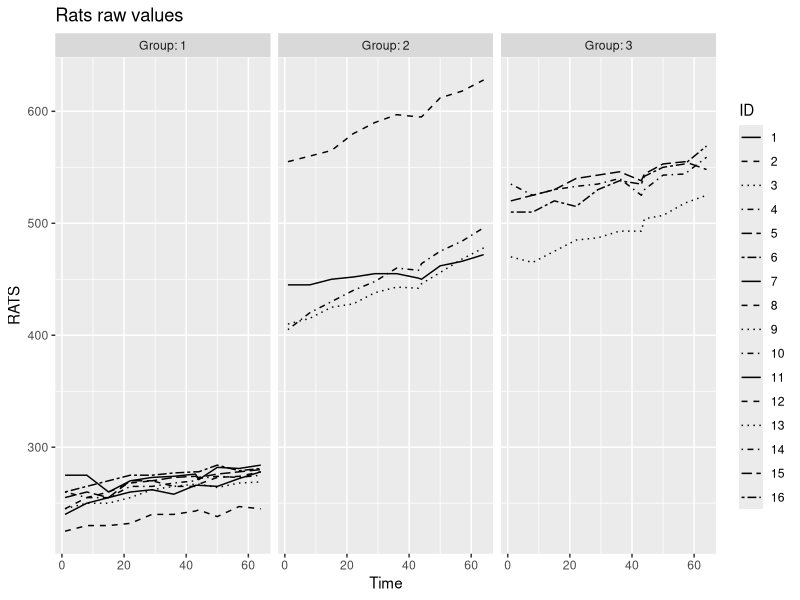
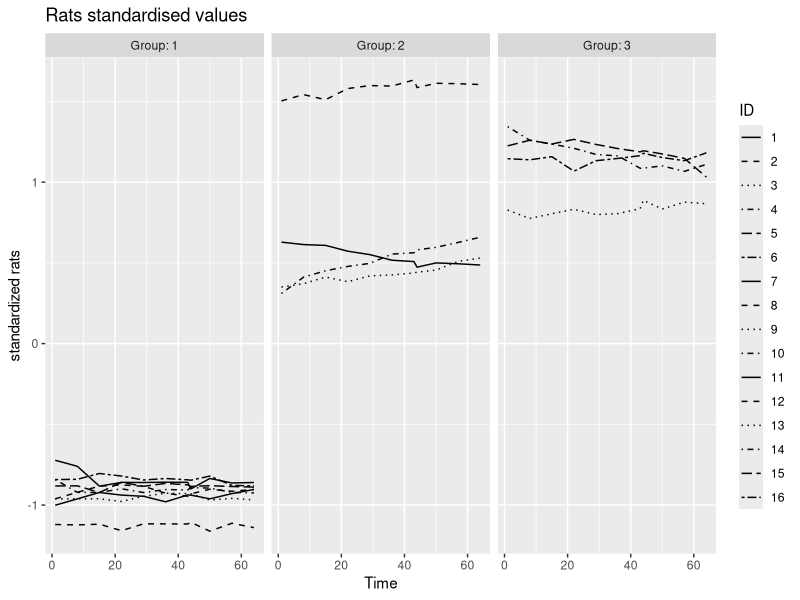
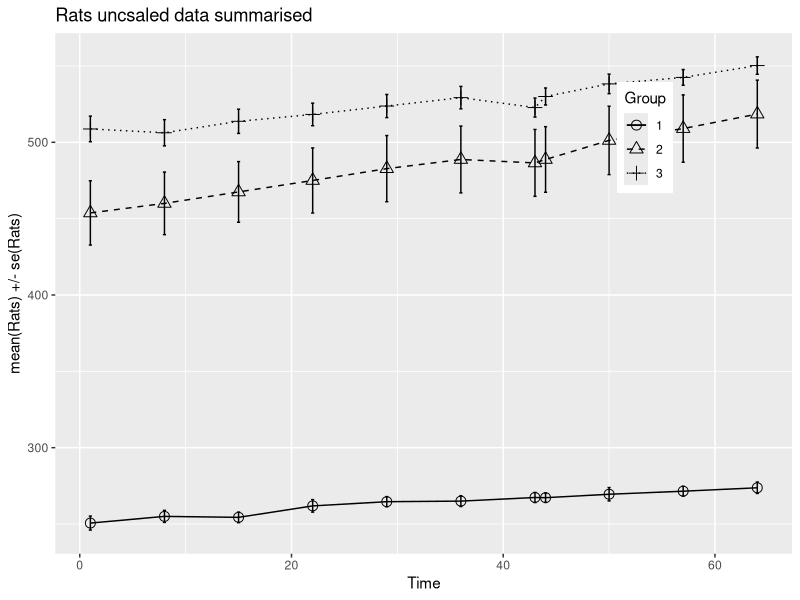
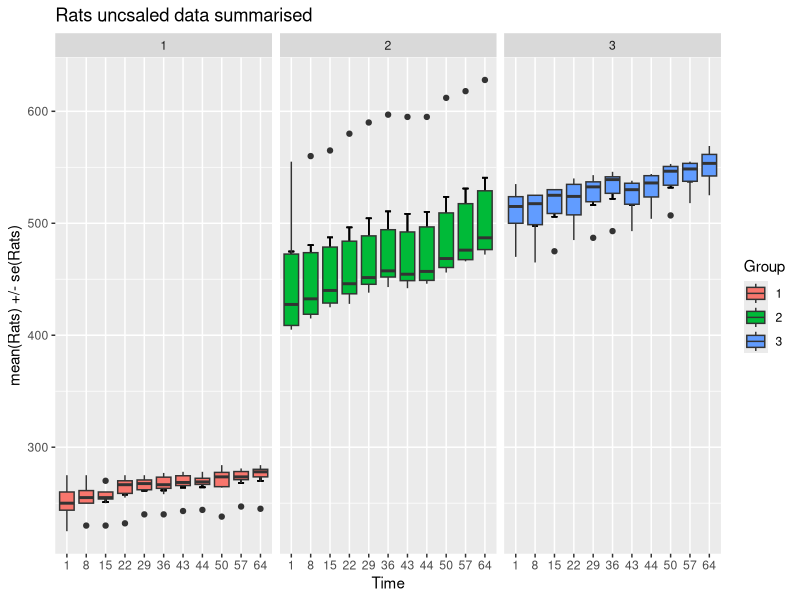
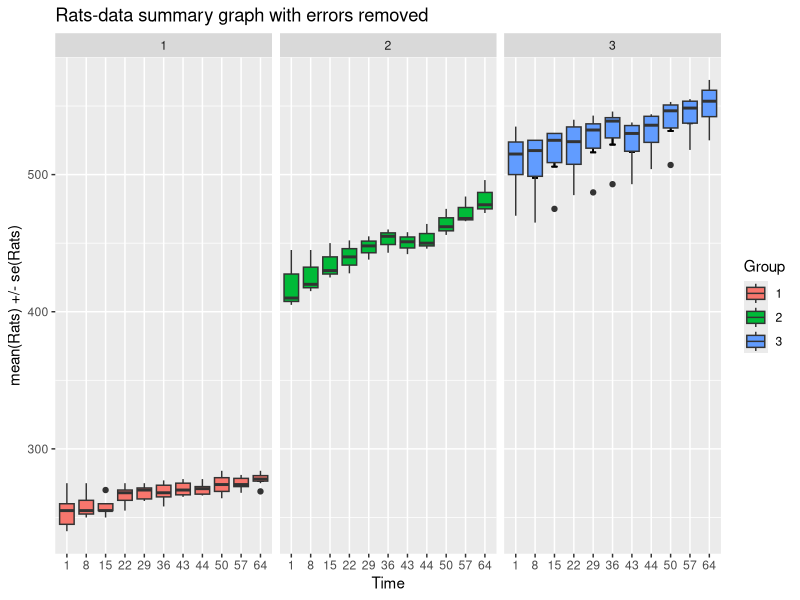
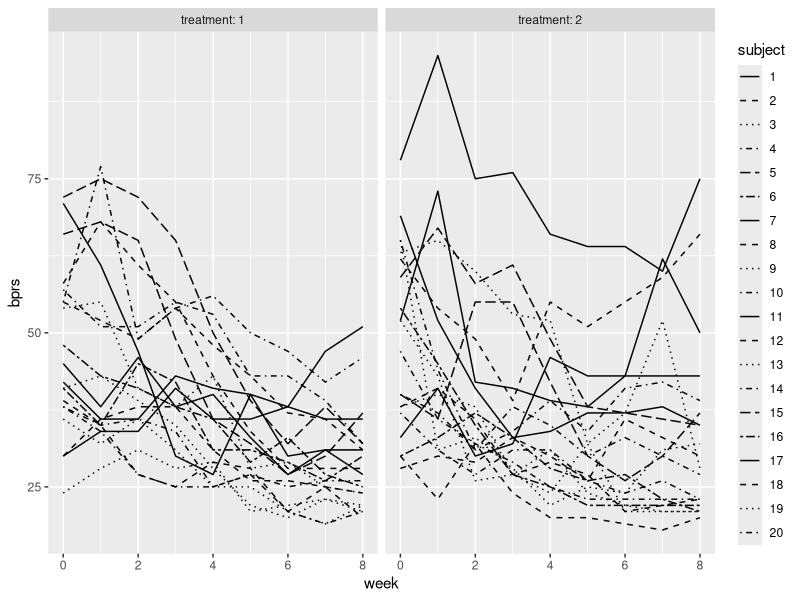
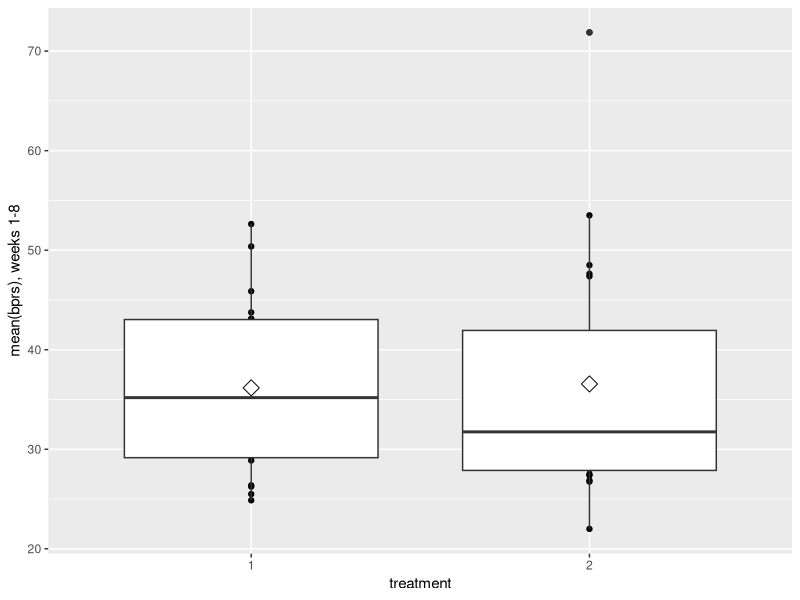
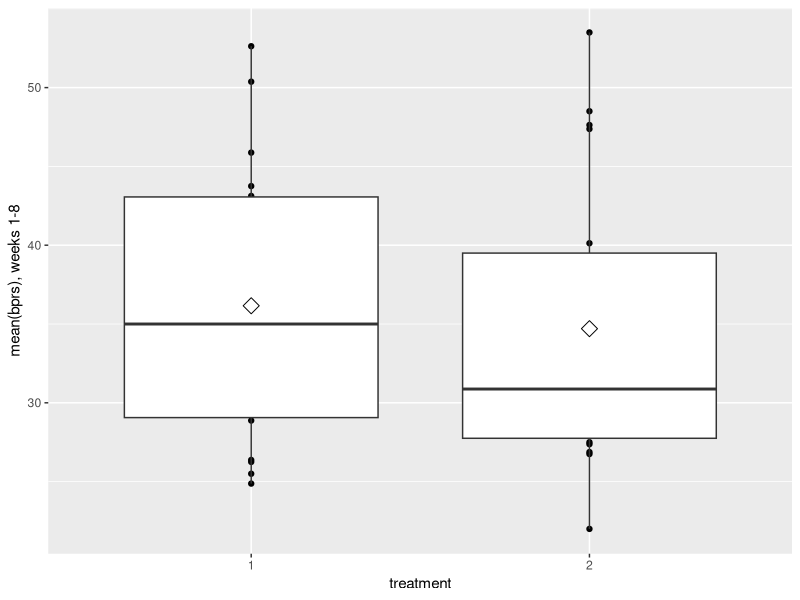

Generate these figures, in order, with R:
## ---- chunk 1
#Libraries used in this analysis: 
library("tidyverse")
library("ggplot2")
library("lme4")
## ---- chunk 2
R<-read.csv("RATSL.csv")
#We have one extra column from rownames
R<- R[,2:5]
summary(R)
B<-read.csv("BPRSL.csv")
#We have one extra column from rownames
B<- B[,2:5]
summary(B)
## ---- chunk 3

#Because all the correct variables are not yet factors
R$ID<- as.factor(R$ID)

#Plot
ggplot(R, aes(x = Time, y = RATS, linetype = ID)) +
  geom_line() +
  scale_linetype_manual(values = rep(1:10, times=4)) +
  facet_grid(. ~ Group, labeller = label_both)+
  ggtitle("Rats raw values")

## ---- chunk 4

#Here we count the z-value by each timepoint
R <- R %>%
  group_by(Time) %>%
  mutate(stR = (RATS-mean(RATS))/sd(RATS)) %>%
  ungroup()

ggplot(R, aes(x = Time, y = stR, linetype = ID)) +
  geom_line() +
  scale_linetype_manual(values = rep(1:10, times=4)) +
  facet_grid(. ~ Group, labeller = label_both) +
  scale_y_continuous(name = "standardized rats")+
  ggtitle("Rats standardised values")
## ---- chunk 5
#Lets count the number of the weeks
n <- R$Time%>% unique() %>% length()

#Lets then count the mean and standard error (standard devision /square root of the number of observations).
#RS is now summary of R

RS <- R %>%
  group_by(Group, Time) %>%
  summarise( mean = mean(RATS), se = sd(RATS)/sqrt(n) ) %>%
  ungroup()

# Glimpse the data
glimpse(RS)
#Looks good


# Plot the mean profiles
RS$Group<- as.factor(RS$Group)

ggplot(RS, aes(x = Time, y = mean, linetype = Group, shape = Group)) +
  geom_line() +
  scale_linetype_manual(values = c(1,2,3)) +
  geom_point(size=3) +
  scale_shape_manual(values = c(1,2,3)) +
  geom_errorbar(aes(ymin = mean - se, ymax = mean + se, linetype="1"), width=0.3) +
  theme(legend.position = c(0.8,0.8)) +
  scale_y_continuous(name = "mean(Rats) +/- se(Rats)")+
  ggtitle("Rats uncsaled data summarised")

RS$Time<- as.factor(RS$Time)

#Lets merge RS values to R
R<- merge(RS, R, by = c("Time", "Group"))

ggplot(R, aes(x = Time, y = RATS, fill=Group)) +
  geom_errorbar(aes(ymin = mean - se, ymax = mean + se), width=0.3) +
  geom_boxplot() +
  scale_y_continuous(name = "mean(Rats) +/- se(Rats)")+
  facet_grid(cols=vars(Group))+
  ggtitle("Rats uncsaled data summarised")

## ---- chunk 6
Exclude<- subset(R, Group==2 & RATS > 520)
Exclude$ID
#The group2 outlier is ID ==12

#Then the group1 outlier
Exclude2<- subset(R, Group==1 & RATS <250)
#This is number 2

R<- subset(R, ID != 2 & ID != 12)
unique(R$ID)

#Lets count the means again: 
#Lets count the number of the weeks
n <- R$Time%>% unique() %>% length()

#Lets then count the mean and standard error (standard devision /square root of the number of observations).
#RS is now summary of R

RS <- R %>%
  group_by(Group, Time) %>%
  summarise( mean = mean(RATS), se = sd(RATS)/sqrt(n) ) %>%
  ungroup()



# Plot the mean profiles
RS$Group<- as.factor(RS$Group)

RS$Time<- as.factor(RS$Time)

#Lets remove old means:
R$se<- NULL
R$mean<- NULL

#Lets merge RS values to R
R<- merge(RS, R, by = c("Time", "Group"))

ggplot(R, aes(x = Time, y = RATS, fill=Group)) +
  geom_errorbar(aes(ymin = mean - se, ymax = mean + se), width=0.3) +
  geom_boxplot() +
  scale_y_continuous(name = "mean(Rats) +/- se(Rats)")+
  facet_grid(cols=vars(Group))+
  ggtitle("Rats-data summary graph with errors removed")
## ---- chunk 7
#Lets change variable type
B$subject<- as.factor(B$subject)

#Linegraphs
ggplot(B, aes(x = week, y = bprs, linetype = subject)) +
  geom_line() +
  scale_linetype_manual(values = rep(1:10, times=4)) +
  facet_grid(. ~ treatment, labeller = label_both) +
  scale_y_continuous(limits = c(min(B$bprs), max(B$bprs)))

#Calculating the mean
BS <- B %>%
  filter(week > 0) %>%
  group_by(treatment, subject) %>%
  summarise( mean=mean(bprs) ) %>%
  ungroup()

#Glimpse of our data
glimpse(BS)
#All good
#Lets change variable type
BS$treatment<-as.factor(BS$treatment)
#Boxplot for defining the variables.
ggplot(BS, aes(x = treatment, y = mean)) +
  geom_point()+
  geom_boxplot() +
  stat_summary(fun.y = "mean", geom = "point", shape=23, size=4, fill = "white") +
  scale_y_continuous(name = "mean(bprs), weeks 1-8")

## ---- chunk 8
#Identify the outlier
Exclude<- subset(BS, mean>70)
#This is the subject 11
B<- subset(B, subject!=11)

#New means
BS <- B %>%
  filter(week > 0) %>%
  group_by(treatment, subject) %>%
  summarise( mean=mean(bprs) ) %>%
  ungroup()

#Glimpse if everything went well
glimpse(BS)

#Change the type of the variable
BS$treatment<-as.factor(BS$treatment)

#Plot
ggplot(BS, aes(x = treatment, y = mean)) +
  geom_point()+
  geom_boxplot() +
  stat_summary(fun.y = "mean", geom = "point", shape=23, size=4, fill = "white") +
  scale_y_continuous(name = "mean(bprs), weeks 1-8")

## ---- chunk 9
#Lets first include the means and sd's to the B-data
unique(B$week)
Week0<- subset(B, week ==0)
BS<- BS %>% 
  mutate(baseline = Week0$bprs)

#Lets fit the most basic linear model using a mean BPRS as target variable and baseline + treatment as explanatory variables
#This does  not take into account the linearity of the data, we are just predicting the mean values by using the linear model.
fit<- lm(mean ~baseline + treatment, data = BS)
#Lets then compute the analysis of the variance
anova(fit)

#Lets then create a baseline variable to our data so that we will be able to use it as a term in our analysis

#Lets remove week 0 from the B-dataframe
B<- subset(B, week !=0)
#Lets include the results and also the baseline values from BS-dataframe
B<-merge(B, BS, by = c("treatment", "subject"))

## ---- chunk 10
ref<- lmer(bprs~week+treatment+baseline+ (1|subject), data = B, REML = F)

summary(ref)
## ---- chunk 11

ref2<- lmer(bprs~ week+ treatment+ (baseline|subject), data = B, REML = F)
summary(ref2)
## ---- chunk 12
anova(ref, ref2)
## ---- chunk 13
ref2<- lmer(bprs~ week*treatment+ (baseline|subject), data = B, REML = F)
summary(ref2)
anova(ref, ref2)
B$fitted<- fitted(ref2)

B$week<- as.factor(B$week)

class(B$fitted)


ggplot(B, aes(x = week, y = fitted, group = subject)) +
  geom_point(aes(color=subject))+
  geom_line(aes(color=subject))+
  facet_grid(cols = vars(treatment))



